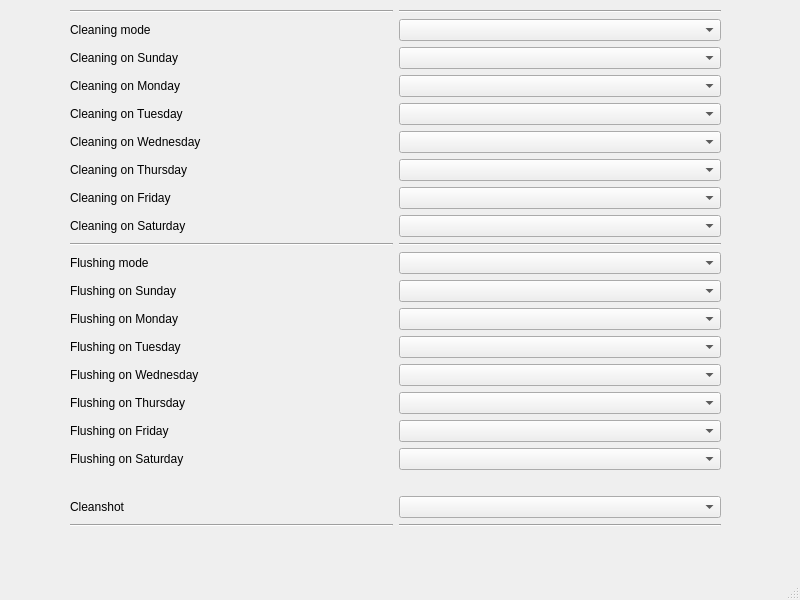
<?xml version="1.0" encoding="UTF-8"?>
<ui version="4.0">
 <class>WBSDCleaningWindow</class>
 <widget class="QMainWindow" name="WBSDCleaningWindow">
  <property name="geometry">
   <rect>
    <x>0</x>
    <y>0</y>
    <width>800</width>
    <height>600</height>
   </rect>
  </property>
  <property name="windowTitle">
   <string>Cleaning moment</string>
  </property>
  <widget class="QWidget" name="centralwidget">
   <widget class="QWidget" name="gridLayoutWidget">
    <property name="geometry">
     <rect>
      <x>20</x>
      <y>10</y>
      <width>751</width>
      <height>521</height>
     </rect>
    </property>
    <layout class="QGridLayout" name="gridLayout">
     <property name="leftMargin">
      <number>50</number>
     </property>
     <property name="rightMargin">
      <number>50</number>
     </property>
     <item row="19" column="0">
      <widget class="QLabel" name="flLabSaturday_2">
       <property name="sizePolicy">
        <sizepolicy hsizetype="Preferred" vsizetype="Fixed">
         <horstretch>0</horstretch>
         <verstretch>0</verstretch>
        </sizepolicy>
       </property>
       <property name="text">
        <string>Cleanshot </string>
       </property>
      </widget>
     </item>
     <item row="19" column="1">
      <widget class="QComboBox" name="cb_auto_flag"/>
     </item>
     <item row="16" column="1">
      <widget class="QComboBox" name="flFriday"/>
     </item>
     <item row="4" column="1">
      <widget class="QComboBox" name="clTuesday">
       <property name="enabled">
        <bool>true</bool>
       </property>
      </widget>
     </item>
     <item row="9" column="0">
      <widget class="Line" name="line">
       <property name="orientation">
        <enum>Qt::Horizontal</enum>
       </property>
      </widget>
     </item>
     <item row="0" column="1">
      <widget class="Line" name="line_4">
       <property name="orientation">
        <enum>Qt::Horizontal</enum>
       </property>
      </widget>
     </item>
     <item row="14" column="1">
      <widget class="QComboBox" name="flWednesday"/>
     </item>
     <item row="9" column="1">
      <widget class="Line" name="line_2">
       <property name="orientation">
        <enum>Qt::Horizontal</enum>
       </property>
      </widget>
     </item>
     <item row="2" column="1">
      <widget class="QComboBox" name="clSunday">
       <property name="enabled">
        <bool>true</bool>
       </property>
      </widget>
     </item>
     <item row="13" column="0">
      <widget class="QLabel" name="flLabTuesday">
       <property name="text">
        <string>Flushing on Tuesday</string>
       </property>
      </widget>
     </item>
     <item row="10" column="0">
      <widget class="QLabel" name="label">
       <property name="text">
        <string>Flushing mode</string>
       </property>
      </widget>
     </item>
     <item row="10" column="1">
      <widget class="QComboBox" name="flushMode"/>
     </item>
     <item row="5" column="0">
      <widget class="QLabel" name="clLabWednesday">
       <property name="enabled">
        <bool>true</bool>
       </property>
       <property name="text">
        <string>Cleaning on Wednesday</string>
       </property>
      </widget>
     </item>
     <item row="15" column="1">
      <widget class="QComboBox" name="flThursday"/>
     </item>
     <item row="8" column="0">
      <widget class="QLabel" name="clLabSaturday">
       <property name="enabled">
        <bool>true</bool>
       </property>
       <property name="text">
        <string>Cleaning on Saturday</string>
       </property>
      </widget>
     </item>
     <item row="17" column="0">
      <widget class="QLabel" name="flLabSaturday">
       <property name="text">
        <string>Flushing on Saturday</string>
       </property>
      </widget>
     </item>
     <item row="3" column="0">
      <widget class="QLabel" name="clLabMonday">
       <property name="enabled">
        <bool>true</bool>
       </property>
       <property name="text">
        <string>Cleaning on Monday</string>
       </property>
      </widget>
     </item>
     <item row="11" column="1">
      <widget class="QComboBox" name="flSunday"/>
     </item>
     <item row="8" column="1">
      <widget class="QComboBox" name="clSaturday">
       <property name="enabled">
        <bool>true</bool>
       </property>
      </widget>
     </item>
     <item row="1" column="1">
      <widget class="QComboBox" name="cleanMode"/>
     </item>
     <item row="6" column="0">
      <widget class="QLabel" name="clLabThursday">
       <property name="enabled">
        <bool>true</bool>
       </property>
       <property name="text">
        <string>Cleaning on Thursday</string>
       </property>
      </widget>
     </item>
     <item row="7" column="1">
      <widget class="QComboBox" name="clFriday">
       <property name="enabled">
        <bool>true</bool>
       </property>
      </widget>
     </item>
     <item row="15" column="0">
      <widget class="QLabel" name="flLabThursday">
       <property name="text">
        <string>Flushing on Thursday</string>
       </property>
      </widget>
     </item>
     <item row="14" column="0">
      <widget class="QLabel" name="flLabWednesday">
       <property name="text">
        <string>Flushing on Wednesday</string>
       </property>
      </widget>
     </item>
     <item row="6" column="1">
      <widget class="QComboBox" name="clThursday">
       <property name="enabled">
        <bool>true</bool>
       </property>
      </widget>
     </item>
     <item row="13" column="1">
      <widget class="QComboBox" name="flTuesday"/>
     </item>
     <item row="17" column="1">
      <widget class="QComboBox" name="flSaturday"/>
     </item>
     <item row="2" column="0">
      <widget class="QLabel" name="clLabSunday">
       <property name="enabled">
        <bool>true</bool>
       </property>
       <property name="text">
        <string>Cleaning on Sunday</string>
       </property>
      </widget>
     </item>
     <item row="12" column="0">
      <widget class="QLabel" name="flLabMonday">
       <property name="text">
        <string>Flushing on Monday</string>
       </property>
      </widget>
     </item>
     <item row="7" column="0">
      <widget class="QLabel" name="clLabFriday">
       <property name="enabled">
        <bool>true</bool>
       </property>
       <property name="text">
        <string>Cleaning on Friday</string>
       </property>
      </widget>
     </item>
     <item row="5" column="1">
      <widget class="QComboBox" name="clWednesday">
       <property name="enabled">
        <bool>true</bool>
       </property>
      </widget>
     </item>
     <item row="4" column="0">
      <widget class="QLabel" name="clLabTuesday">
       <property name="enabled">
        <bool>true</bool>
       </property>
       <property name="text">
        <string>Cleaning on Tuesday</string>
       </property>
      </widget>
     </item>
     <item row="16" column="0">
      <widget class="QLabel" name="flLabFriday">
       <property name="text">
        <string>Flushing on Friday</string>
       </property>
      </widget>
     </item>
     <item row="3" column="1">
      <widget class="QComboBox" name="clMonday">
       <property name="enabled">
        <bool>true</bool>
       </property>
      </widget>
     </item>
     <item row="11" column="0">
      <widget class="QLabel" name="flLabSunday">
       <property name="text">
        <string>Flushing on Sunday</string>
       </property>
      </widget>
     </item>
     <item row="12" column="1">
      <widget class="QComboBox" name="flMonday"/>
     </item>
     <item row="1" column="0">
      <widget class="QLabel" name="cleanLabMode">
       <property name="text">
        <string>Cleaning mode</string>
       </property>
      </widget>
     </item>
     <item row="0" column="0">
      <widget class="Line" name="line_3">
       <property name="orientation">
        <enum>Qt::Horizontal</enum>
       </property>
      </widget>
     </item>
     <item row="20" column="0">
      <widget class="Line" name="line_5">
       <property name="orientation">
        <enum>Qt::Horizontal</enum>
       </property>
      </widget>
     </item>
     <item row="20" column="1">
      <widget class="Line" name="line_6">
       <property name="orientation">
        <enum>Qt::Horizontal</enum>
       </property>
      </widget>
     </item>
     <item row="18" column="0">
      <spacer name="verticalSpacer">
       <property name="orientation">
        <enum>Qt::Vertical</enum>
       </property>
       <property name="sizeType">
        <enum>QSizePolicy::Fixed</enum>
       </property>
       <property name="sizeHint" stdset="0">
        <size>
         <width>20</width>
         <height>20</height>
        </size>
       </property>
      </spacer>
     </item>
    </layout>
   </widget>
  </widget>
  <widget class="QMenuBar" name="menubar">
   <property name="geometry">
    <rect>
     <x>0</x>
     <y>0</y>
     <width>800</width>
     <height>21</height>
    </rect>
   </property>
  </widget>
  <widget class="QStatusBar" name="statusbar"/>
 </widget>
 <tabstops>
  <tabstop>cleanMode</tabstop>
  <tabstop>clSunday</tabstop>
  <tabstop>clMonday</tabstop>
  <tabstop>clTuesday</tabstop>
  <tabstop>clWednesday</tabstop>
  <tabstop>clThursday</tabstop>
  <tabstop>clFriday</tabstop>
  <tabstop>clSaturday</tabstop>
  <tabstop>flushMode</tabstop>
  <tabstop>flSunday</tabstop>
  <tabstop>flMonday</tabstop>
  <tabstop>flTuesday</tabstop>
  <tabstop>flWednesday</tabstop>
  <tabstop>flThursday</tabstop>
  <tabstop>flFriday</tabstop>
  <tabstop>flSaturday</tabstop>
 </tabstops>
 <resources/>
 <connections/>
</ui>
